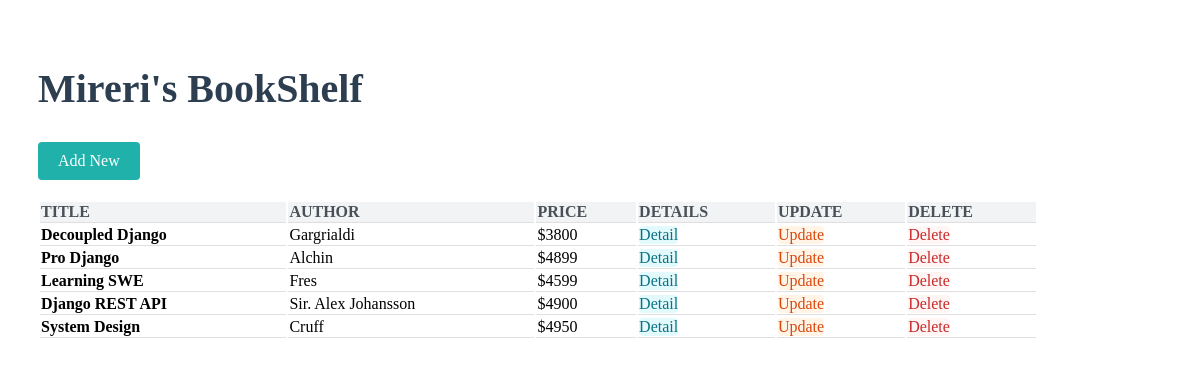
Before: /api/listbooks/ with the older database file.
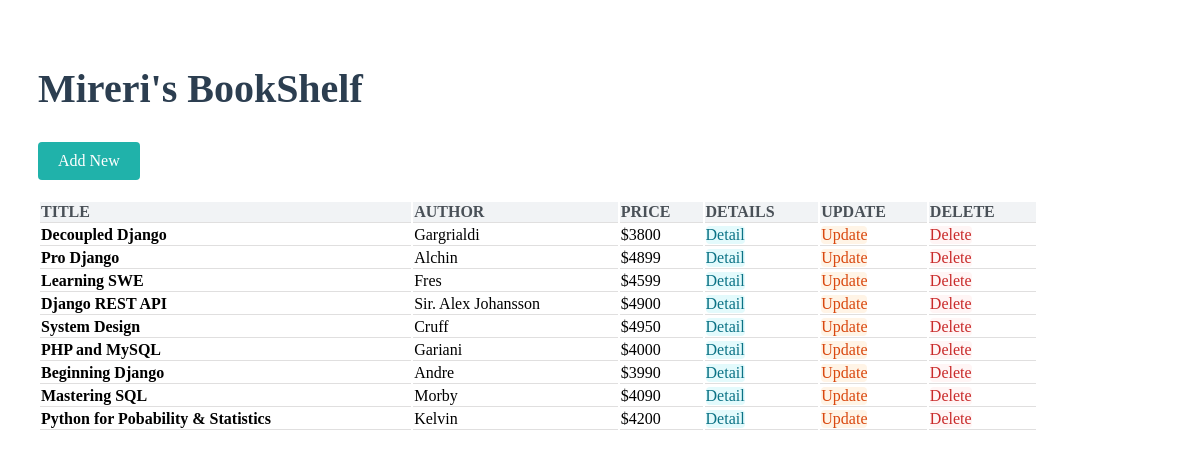
After: the same page with the newer database file.
### classViewApp/models.py (models this page shows, shortened)
class Book(models.Model):
    id = models.IntegerField(primary_key=True)
    title = models.CharField(max_length=100)
    author = models.CharField(max_length=100)
    price = models.IntegerField()
    publisher = models.CharField(max_length=100)
    ebook = models.BooleanField(default=True)
    coverimg = models.CharField(max_length=100, default="", blank=True) # added cover image field that defaults to a blank row.
    class Meta:
        db_table = 'books'

### classViewApp/views.py (the view)
# urls.py: path('listbooks/', views.ListBookView.as_view(), name='list_books')
class ListBookView(ListView):
    model = Book
    template_name = 'listbooks.html'
    def get_context_data(self):
        books = Book.objects.all()
        context = {'books': books}
        return context

### templates/listbooks.html
<html>
<head>
    {%load static%}
    <link rel="stylesheet" type="text/css" href="{% static 'css/list_books.css'%}">
</head>
<body>
    <div class="container">
        <h1>Mireri's BookShelf</h1>
        <div class="action-button">
            <a href="{% url 'add_book' %}" class="btn btn-add">Add New</a>
        </div>
        <div class="table-responsive">
            <table>
                <thead>
                    <tr>
                        <th>TITLE</th>
                        <th>AUTHOR</th>
                        <th>PRICE</th>
                        <th>DETAILS</th>
                        <th>UPDATE</th>
                        <th>DELETE</th>
                    </tr>
                </thead>
                <tbody>
                    {% for book in books %}
                    <tr>
                        <td><strong>{{ book.title }}</strong></td>
                        <td>{{ book.author }}</td>
                        <td>${{ book.price }}</td>
                        <td><a href="{% url 'list_book' book.id %}" class="btn btn-detail">Detail</a></td>
                        <td><a href="{% url 'update_book' book.id %}" class="btn btn-update">Update</a></td>
                        <td><a href="{% url 'delete_book' book.author %}" class="btn btn-delete">Delete</a></td>
                    </tr>
                    {% endfor %}
                </tbody>
            </table>
        </div>
    </div>
</body>
</html>

### static/css/list_books.css (style rules this page uses)
h1 { color: #2c3e50; margin-bottom: 30px; font-size: 2.5rem; }
.container { max-width: 1000px; padding: 30px; }
.action-button { margin-bottom: 20px; }
.table-responsive { overflow-x: auto; }
table { width: 100%; }
th, td { text-align: left; border-bottom: 1px solid rgb(224, 223, 223); }
th { background-color: #f1f3f5; color: #495057; }
.btn { display: inline-block; border-radius: 4px; text-decoration: none; }
.btn-add { background-color: #20b2aa; color: white; font-size: 1rem; padding: 10px 20px; }
.btn-detail { background-color: #e3fafc; color: #0b7285; }
.btn-update { background-color: #fff4e6; color: #d9480f; }
.btn-delete { background-color: #fff5f5; color: #c92a2a; }

Changed rows visible on the page:
added Book: title "PHP and MySQL", author "Gariani", price "4000"
added Book: title "Beginning Django", author "Andre", price "3990"
added Book: title "Mastering SQL", author "Morby", price "4090"
added Book: title "Python for Pobability & Statistics", author "Kelvin", price "4200"
